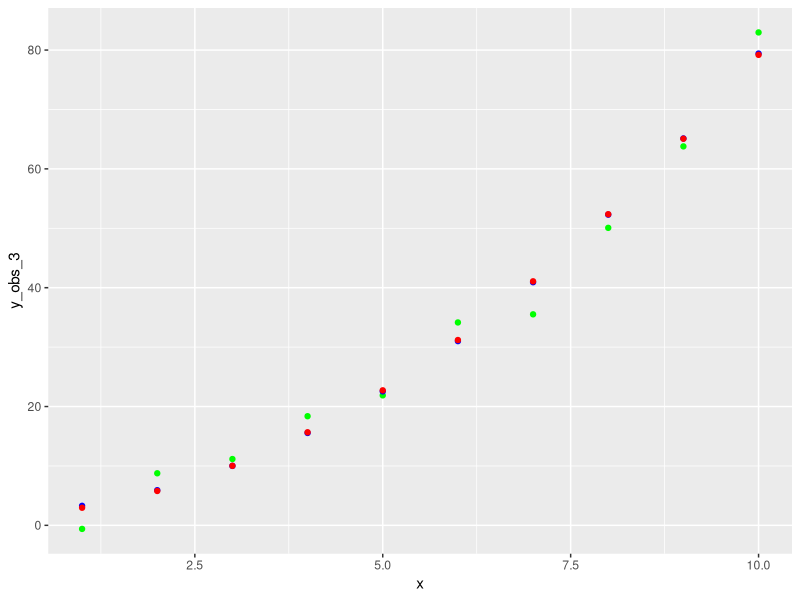

The R source for this figure:
## ---- chunk 1
knitr::opts_chunk$set(echo = TRUE)
library(dplyr)
library(ggplot2)
## ---- chunk 2

# Se define una semilla para generar los aleatorios.
set.seed(77)

x <- seq(1:10)
alpha <- 0.7
b0 <- 0.2

E_y_x_3 = b0 + alpha * (x + x^2)
y_obs_3 = E_y_x_3 + rnorm(10, 0, 4)

x_auxiliar = x + x^2

datos_simulados_2 <- data.frame(
  x = x,
  x_2 = x^2,
  x_auxiliar = x_auxiliar,
  E_y_x_3 = E_y_x_3,
  y_obs_3 =  y_obs_3,
  y_pred_3_1 = predict(lm(y_obs_3 ~ poly(x, 2))),
  y_pred_3_2 = predict(lm(y_obs_3 ~ x_auxiliar )))


modelo1a <- lm(y_obs_3 ~ poly(x, 2))
modelo1b <- lm(y_obs_3 ~ poly(x, 2, raw = TRUE))
modelo2 <- lm(y_obs_3 ~ x_auxiliar )
## ---- chunk 3
summary(modelo1a)
summary(modelo1b)
summary(modelo2)
## ---- chunk 4

datos_simulados_2 %>% 
  ggplot(aes(x = x , y = y_obs_3))+
  geom_point(col = 'green')+
  geom_point(aes(y = y_pred_3_1), col = 'blue')+
  geom_point(aes(y = y_pred_3_2), col = 'red')

## ---- chunk 5

# TAREA,
# Buscar la descomposición ortogonal de los vectores.

u1 = 1/sqrt(2)
u2 = sqrt(3/2) * (5-1)
u3 = sqrt(5/2) * ((3/2)*(5^2) - 3*5 + 1)

#E_y_5 = coef1 * u1 + coef2*u2 + coef3*u3
E_y_5 = modelo1a$coefficients[1] * u1 + modelo1a$coefficients[2]*u2 + modelo1a$coefficients[3]*u3

modelo1a$coefficients[1]
modelo1a$coefficients[2]
modelo1a$coefficients[3]
E_y_5
